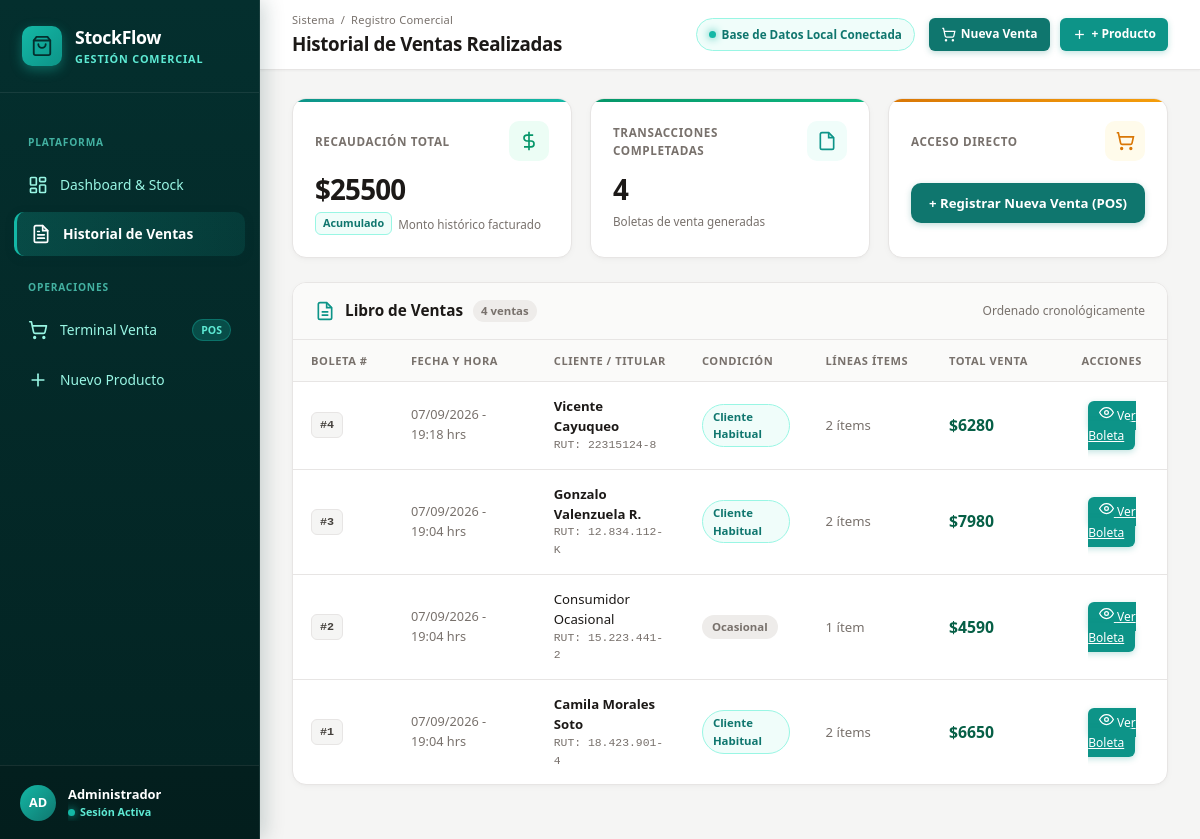
The page /ventas/ on the database as committed earlier.
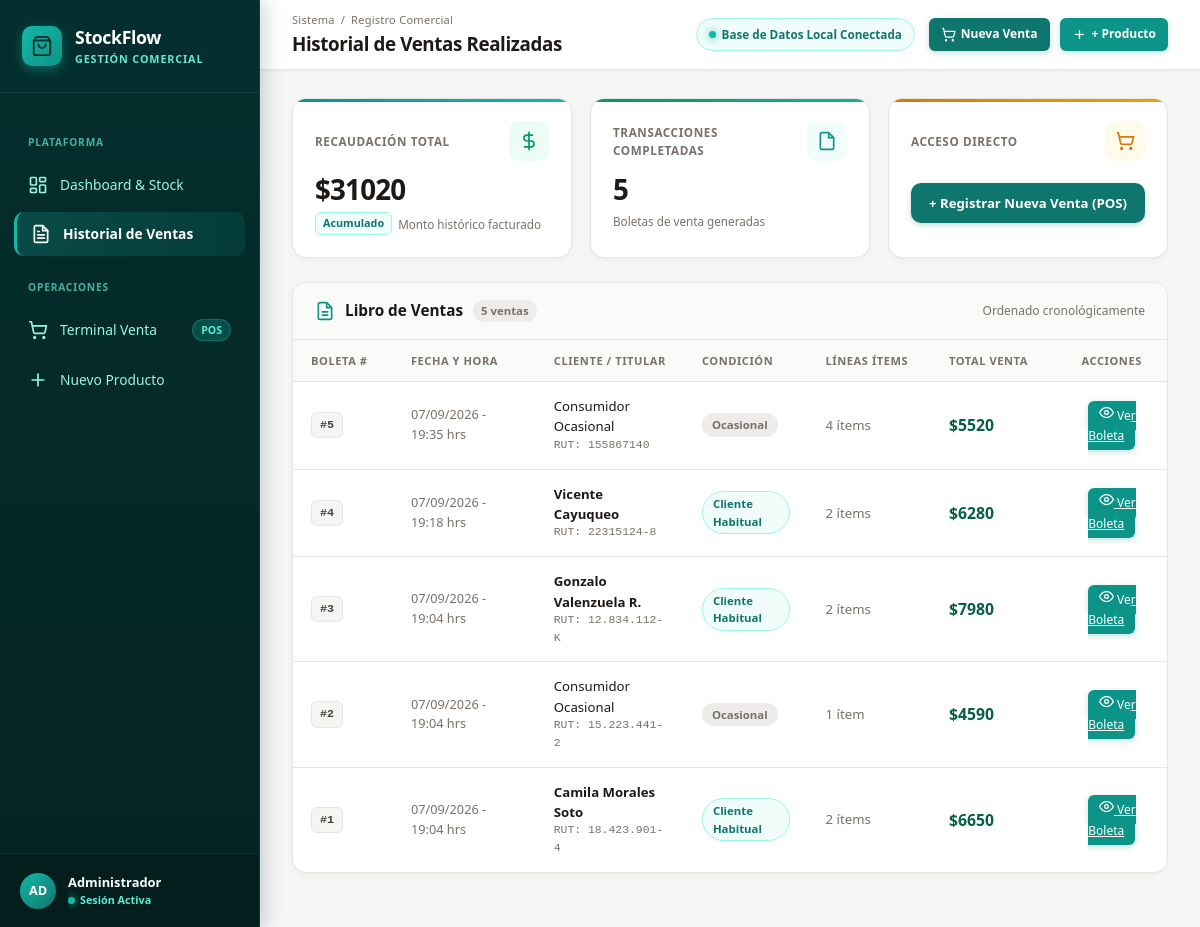
The same page on the database as committed later.
### ventas/models.py (models this page shows, shortened)
class Venta(models.Model):
    cliente = models.ForeignKey('Cliente', on_delete=models.SET_NULL, null=True, blank=True)
    rut_boleta = models.CharField(max_length=12, blank=True, null=True)
    fecha = models.DateTimeField(auto_now_add=True)
    total = models.DecimalField(max_digits=10, decimal_places=2, default=0)

class Cliente(models.Model):
    rut = models.CharField(max_length=12, unique=True)
    nombre = models.CharField(max_length=100, blank=True, null=True)

### ventas/views.py (the view)
# urls.py: path('ventas/', views.lista_ventas, name='lista_ventas'),
def lista_ventas(request):
    ventas = Venta.objects.select_related('cliente').prefetch_related('detalles').order_by('-fecha')
    total_recaudado = ventas.aggregate(total=Sum('total'))['total'] or 0
    total_transacciones = ventas.count()
    return render(request, 'ventas/lista_ventas.html', {
        'ventas': ventas,
        'total_recaudado': total_recaudado,
        'total_transacciones': total_transacciones
    })

### ventas/templates/ventas/lista_ventas.html (shortened to what the changed rows need)
{% extends 'ventas/base.html' %}
{% block page_title %}Historial de Ventas Realizadas{% endblock %}
{% block content %}
<div class="kpi-grid" style="grid-template-columns: repeat(3, 1fr); margin-bottom: 24px;">
    <div class="kpi-card">
        <div class="kpi-header">
            <span class="kpi-label">Recaudación Total</span>
            <div class="kpi-icon-box icon-green">
            </div>
        </div>
        <div class="kpi-value">${{ total_recaudado|floatformat:0 }}</div>
        <div class="kpi-footer">
            <span class="kpi-badge badge-trend-up">Acumulado</span>
            <span>Monto histórico facturado</span>
        </div>
    </div>
    <div class="kpi-card">
        <div class="kpi-header">
            <span class="kpi-label">Transacciones Completadas</span>
            <div class="kpi-icon-box icon-blue">
            </div>
        </div>
        <div class="kpi-value">{{ total_transacciones }}</div>
        <div class="kpi-footer">
            <span>Boletas de venta generadas</span>
        </div>
    </div>
</div>
<div class="table-card">
    <div class="table-card-header">
        <div class="table-title">
            <span>Libro de Ventas</span>
            <span class="table-title-count">{{ total_transacciones }} venta{{ total_transacciones|pluralize:"s" }}</span>
        </div>
    </div>
    <div class="table-responsive">
        <table class="modern-table">
            <thead>
                <tr>
                    <th style="width: 110px;">Boleta #</th>
                    <th style="width: 170px;">Fecha y Hora</th>
                    <th>Cliente / Titular</th>
                    <th style="width: 140px;">Condición</th>
                    <th style="width: 130px;">Líneas Ítems</th>
                    <th style="width: 140px;">Total Venta</th>
                    <th style="width: 130px; text-align: center;">Acciones</th>
                </tr>
            </thead>
            <tbody>
                {% for v in ventas %}
                <tr>
                    <td>
                        <span class="code-pill">#{{ v.id }}</span>
                    </td>
                    <td style="color: var(--color-text-muted); font-size: 0.85rem;">
                        {{ v.fecha|date:"d/m/Y - H:i" }} hrs
                    </td>
                    <td>
                        {% if v.cliente %}
                            <div style="font-weight: 600; color: var(--color-text-main);">{{ v.cliente.nombre|default:"Cliente Registrado" }}</div>
                            <div style="font-size: 0.76rem; color: var(--color-text-muted); font-family: monospace;">RUT: {{ v.cliente.rut }}</div>
                        {% else %}
                            <div style="font-weight: 500;">Consumidor Ocasional</div>
                            <div style="font-size: 0.76rem; color: var(--color-text-muted); font-family: monospace;">RUT: {{ v.rut_boleta|default:"S/RUT" }}</div>
                        {% endif %}
                    </td>
                    <td>
                        {% if v.cliente %}
                            <span class="status-badge badge-stock-normal">Cliente Habitual</span>
                        {% else %}
                            <span class="status-badge" style="background-color: var(--color-surface-muted); color: var(--color-text-muted);">Ocasional</span>
                        {% endif %}
                    </td>
                    <td style="color: var(--color-text-muted);">
                        {{ v.detalles.count }} ítem{{ v.detalles.count|pluralize:"s" }}
                    </td>
                    <td class="price-cell" style="color: var(--color-success-text); font-size: 1.05rem;">
                        ${{ v.total|floatformat:0 }}
                    </td>
                    <td style="text-align: center;">
                        <a href="{% url 'detalle_venta' v.id %}" class="btn-sm btn-primary" title="Ver Comprobante">
                            <svg viewBox="0 0 24 24" fill="none" stroke="currentColor" stroke-width="2" width="14" height="14">
                                <path d="M1 12s4-8 11-8 11 8 11 8-4 8-11 8-11-8-11-8z"></path>
                                <circle cx="12" cy="12" r="3"></circle>
                            </svg>
                            <span>Ver Boleta</span>
                        </a>
                    </td>
                </tr>
                {% endfor %}
            </tbody>
        </table>
    </div>
</div>
{% endblock %}

Rows that differ between the two databases and show on the page:
added Venta: id "5", fecha "07/09/2026 - 19:35", rut_boleta "155867140", shows "Ocasional", detalles.count "4", total "5520"
Other text that changed with them:
{{ total_recaudado|floatformat:0 }}: "25500" → "31020"
{{ total_transacciones }}: "4" → "5"
